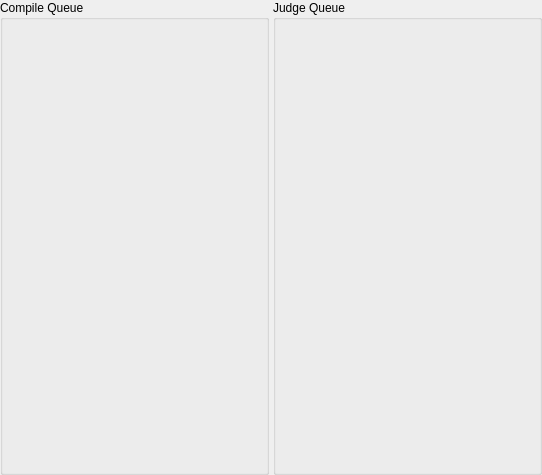
<?xml version="1.0" encoding="UTF-8"?>
<ui version="4.0">
 <class>statusTab</class>
 <widget class="QWidget" name="statusTab">
  <property name="geometry">
   <rect>
    <x>0</x>
    <y>0</y>
    <width>542</width>
    <height>475</height>
   </rect>
  </property>
  <property name="windowTitle">
   <string>Form</string>
  </property>
  <layout class="QVBoxLayout" name="verticalLayout">
   <property name="spacing">
    <number>-1</number>
   </property>
   <property name="margin">
    <number>0</number>
   </property>
   <item>
    <layout class="QHBoxLayout" name="horizontalLayout">
     <property name="spacing">
      <number>4</number>
     </property>
     <item>
      <widget class="QGroupBox" name="groupBox_2">
       <property name="title">
        <string>Compile Queue</string>
       </property>
       <layout class="QGridLayout" name="gridLayout_3">
        <property name="margin">
         <number>0</number>
        </property>
        <property name="spacing">
         <number>0</number>
        </property>
        <item row="0" column="0">
         <layout class="QGridLayout" name="compileLayout">
          <property name="spacing">
           <number>0</number>
          </property>
         </layout>
        </item>
       </layout>
      </widget>
     </item>
     <item>
      <widget class="QGroupBox" name="groupBox_3">
       <property name="title">
        <string>Judge Queue</string>
       </property>
       <layout class="QGridLayout" name="gridLayout_2">
        <property name="margin">
         <number>0</number>
        </property>
        <property name="spacing">
         <number>0</number>
        </property>
        <item row="0" column="0">
         <layout class="QGridLayout" name="judgeLayout">
          <property name="spacing">
           <number>0</number>
          </property>
         </layout>
        </item>
       </layout>
      </widget>
     </item>
    </layout>
   </item>
  </layout>
 </widget>
 <resources/>
 <connections/>
</ui>
